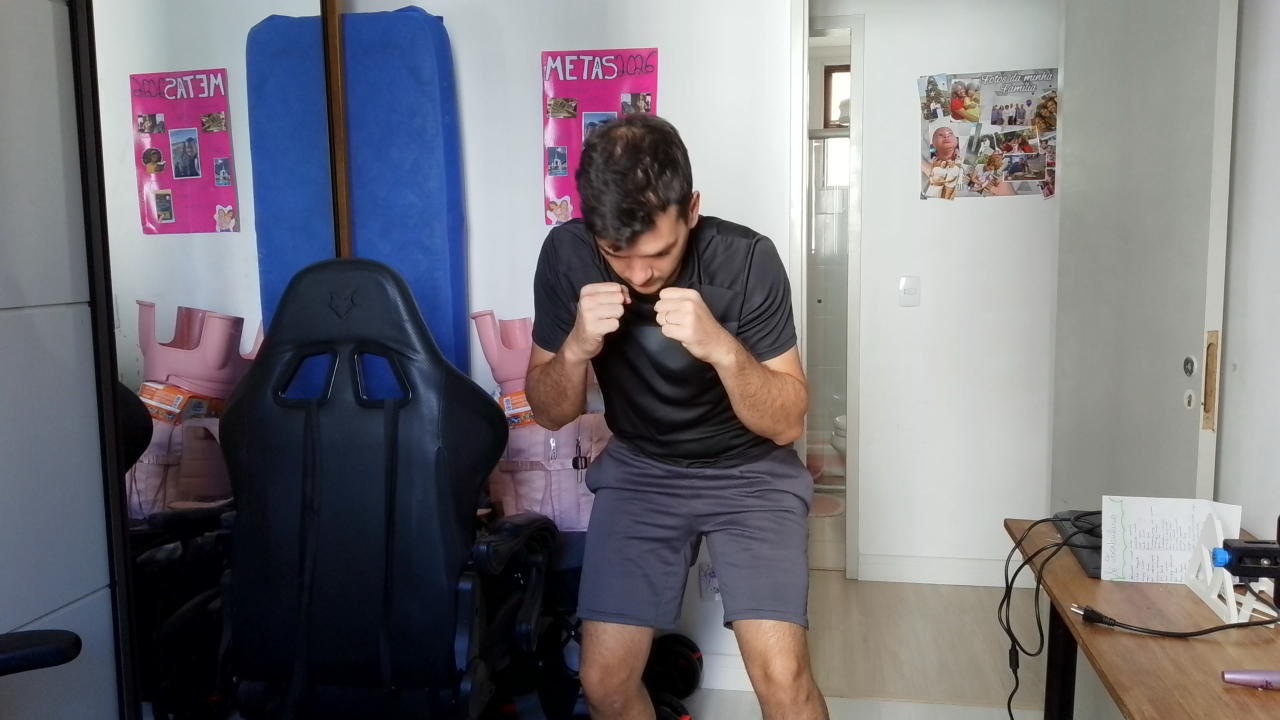
#> input picture src/benchmark_images/WIN_20260801_13_57_25_Pro.jpg, 3840 x 2160 px (shown at 1/3 size); its folder holds only this picture in this run
$ python test_live_visual.py
#> lines starting #> are read from the running program, lines starting #| are printed output that depends on the picture
"""Feed benchmark photos through the real /live webcam -> WS -> NLF -> avatar path.

The only in-memory HTML additions record diagnostics and set a frontal review
camera. No model, retargeting, live update, or filtering code is replaced.
"""
from pathlib import Path
import argparse, hashlib, json, time, sys
import cv2
from PIL import Image, ImageDraw, ImageOps
from playwright.sync_api import sync_playwright

HERE = Path(__file__).resolve().parent
ROOT = HERE.parents[2]
PHOTOS = sorted((ROOT / 'src/benchmark_images').glob('*.jpg'))
HOLD = 6
FPS = 30
sys.stdout.reconfigure(encoding='utf-8')

def make_camera(photos, directory):
    signature = hashlib.sha256(b''.join(p.read_bytes() for p in photos)).hexdigest()[:12]
    path = directory / f'benchmark_camera_{signature}.y4m'
    if path.exists():
        return path
    with path.open('wb') as f:
        f.write(f'YUV4MPEG2 W960 H540 F{FPS}:1 Ip A1:1 C420jpeg\n'.encode())
        for photo in photos:
            bgr = cv2.resize(cv2.imread(str(photo)), (960, 540), interpolation=cv2.INTER_AREA)
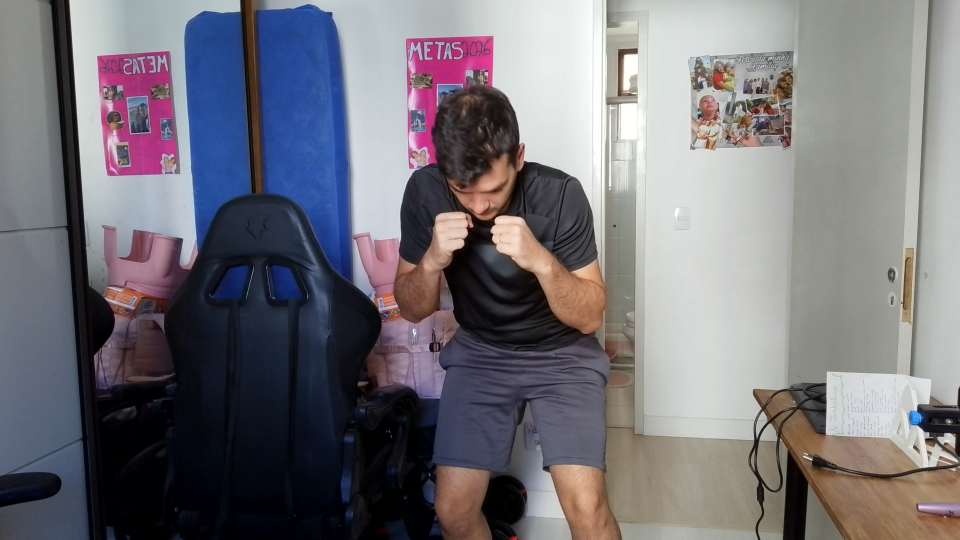
#> bgr: shape (540, 960, 3); mean B, G, R 121, 114.6, 117
            frame = cv2.cvtColor(bgr, cv2.COLOR_BGR2YUV_I420).tobytes()
            for _ in range(HOLD * FPS):
                f.write(b'FRAME\n')
                f.write(frame)
    return path

HOOK = r'''
    globalThis.__reviewFrames = [];
    globalThis.__reviewCapture = (data, seq, roundTrip) => {
      if (!avatarRig || !avatarMode) return;
      avatar.updateMatrixWorld(true);
      const bones = {};
      for (const [key, rest] of avatarRig.bones) {
        bones[key] = {q: rest.bone.getWorldQuaternion(new THREE.Quaternion()).toArray(),
                      p: rest.bone.getWorldPosition(new THREE.Vector3()).toArray()};
      }
      // Independent geometry: actual finger-bone locations, not solver target axes.
      const handGeometry = {};
      avatar.traverse(node => {
        if (!node.isBone) return;
        const name = node.name.toLowerCase().replace(/[^a-z0-9]/g, '');
        for (const side of ['left', 'right']) {
          for (const part of ['hand', 'handindex1', 'handpinky1']) {
            if (name.endsWith(side + part)) {
              handGeometry[side + '_' + part] = node.getWorldPosition(new THREE.Vector3()).toArray();
            }
          }
        }
      });
      globalThis.__reviewFrames.push({t: performance.now(), videoTime: camVideo.currentTime,
        seq, roundTrip, data, bones, handGeometry, view: lastNlfView.map(p=>Array.isArray(p)?p:p.toArray()), avatarId});
    };
    globalThis.__reviewCamera = (side=0) => {
      camera.position.set(side ? 2.8 : 0, 1.05, side ? 1.0 : 3.5);
      controls.target.set(0, 0.9, 0); controls.update();
    };
    globalThis.__reviewWarm = warmupNlf;
    globalThis.__reviewWsReady = () => nlfWs?.readyState === WebSocket.OPEN;
'''

def compare(photo, avatar, out, title):
    left = ImageOps.contain(Image.open(photo).convert('RGB'), (960, 540))
    right = ImageOps.contain(Image.open(avatar).convert('RGB'), (540, 540))
    canvas = Image.new('RGB', (1500, 582), (23, 27, 35))
    canvas.paste(left, ((960-left.width)//2, 42))
    canvas.paste(right, (960+(540-right.width)//2, 42))
    ImageDraw.Draw(canvas).text((14, 12), title + ' | Foto original (selfie) / avatar do /live', fill='white')
    canvas.save(out)

def main():
    ap = argparse.ArgumentParser()
    ap.add_argument('--avatar', default='boxeador')
    ap.add_argument('--limit', type=int, default=13)
    ap.add_argument('--port', type=int, default=8780)
    ap.add_argument('--wait-ws', action='store_true')
    ap.add_argument('--tag', default='')
    ap.add_argument('--images-dir', type=Path, default=ROOT/'src/benchmark_images')
    ap.add_argument('--output-dir', type=Path)
    ap.add_argument('--warmup-seconds', type=float, default=0)
    args = ap.parse_args()
    output = args.output_dir or HERE / (args.avatar + args.tag)
    output.mkdir(parents=True, exist_ok=True)
    photos = sorted(args.images_dir.glob('*.jpg'))[:args.limit]
    if not photos:
        raise ValueError(f'Nenhuma foto em {args.images_dir}')
    video = make_camera(photos, output)
    html = (ROOT/'viewer/live.html').read_text(encoding='utf-8')
    marker = '\n    let bootTimer = null;'
    assert marker in html
    html = html.replace(marker, '\n'+HOOK+marker, 1)
    capture_marker = '\n    }\n\n    let bootTimer = null;'
    # Capture at the end of applyNlfResult, immediately before the injected hook.
    before_hook = '\n    }\n\n'+HOOK
    assert before_hook in html
    html = html.replace(before_hook, '\n      globalThis.__reviewCapture?.(data, seq, roundTrip);\n    }\n\n'+HOOK, 1)
    errors = []
    with sync_playwright() as p:
        browser = p.chromium.launch(headless=True, args=[
            '--use-fake-ui-for-media-stream', '--use-fake-device-for-media-stream',
            f'--use-file-for-fake-video-capture={video}', '--autoplay-policy=no-user-gesture-required',
            '--enable-unsafe-swiftshader',
            '--disable-features=LocalNetworkAccessChecks',
            '--use-gl=angle', '--use-angle=d3d11',
        ])
        context = browser.new_context(viewport={'width':1600,'height':950}, permissions=['camera'],
                                      ignore_https_errors=True)
        page = context.new_page()
        page.on('pageerror', lambda e: errors.append(str(e)))
        page.on('console', lambda m: errors.append(m.text) if m.type=='error' else None)
        base=f'http://127.0.0.1:{args.port}'
        page.route(base+'/live', lambda route: route.fulfill(body=html, content_type='text/html'))
        page.goto(base+'/live', wait_until='domcontentloaded', timeout=60_000)
        page.wait_for_function('() => typeof poseLabDebug === "function"', timeout=90_000)
        print('PAGE READY', flush=True)
        page.locator('#btnPoseNlf').click()
        if args.avatar != 'boxeador':
            page.locator('#avatarSel').select_option(args.avatar)
            page.wait_for_function('() => !document.querySelector("#avatarSel").disabled',timeout=30_000)
        page.locator('#btnAvatar').click()
        page.wait_for_function('() => poseLabDebug().avatarMode', timeout=60_000)
        page.evaluate('() => __reviewCamera()')
        if args.wait_ws:
            page.evaluate('() => __reviewWarm()')
            page.wait_for_function('() => __reviewWsReady()', timeout=20_000)
        page.locator('#btnCam').click()
        print('CAMERA REQUESTED', flush=True)
        try:
            page.wait_for_function('() => poseLabDebug().running && __reviewFrames.length>0',timeout=120_000)
        except Exception:
            page.screenshot(path=str(output/'startup_failure.png'))
            (output/'startup_failure.json').write_text(json.dumps({'errors':errors,'debug':page.evaluate('() => poseLabDebug()')},indent=2))
            raise
        print('LIVE STARTED', args.avatar, page.evaluate('() => poseLabDebug()'), flush=True)
        cycle_start = 0
        if args.warmup_seconds:
            page.wait_for_function('(t) => camVideo.currentTime >= t',arg=args.warmup_seconds,timeout=int((args.warmup_seconds+30)*1000))
            current = page.evaluate('() => camVideo.currentTime')
            cycle_start = __import__('math').ceil(current/(HOLD*len(photos))) * HOLD * len(photos)
            print('SAME CONNECTION WARMED',current,'capture cycle',cycle_start,flush=True)
        summaries=[]
        for i, photo in enumerate(photos):
            wanted = cycle_start + i * HOLD + 4
            page.wait_for_function('(t) => document.querySelector("#camVideo").currentTime >= t', arg=wanted,timeout=60_000)
            page.wait_for_function('([i,n]) => __reviewFrames.length && Math.floor(__reviewFrames.at(-1).videoTime/6)%n === i',arg=[i,len(photos)],timeout=15_000)
            page.locator('#canvas3d').screenshot(path=str(output/f'{photo.stem}_avatar.png'))
            page.screenshot(path=str(output/f'{photo.stem}_live.png'))
            # The original photo is mirrored in the live UI; use the same view here.
            mirrored=output/f'{photo.stem}_selfie.jpg'
            ImageOps.mirror(Image.open(photo)).save(mirrored)
            compare(mirrored, output/f'{photo.stem}_avatar.png', output/f'{photo.stem}_compare.png',f'Benchmark {i+1:02d} - {args.avatar}')
            snapshot=page.evaluate('() => ({frame:__reviewFrames.at(-1),debug:poseLabDebug(),fps:document.querySelector("#fpsLabel").textContent,latency:document.querySelector("#deltaLabel").textContent,video:{w:camVideo.videoWidth,h:camVideo.videoHeight,t:camVideo.currentTime}})')
            summaries.append({'image':photo.name,**snapshot})
            print('CAPTURE', i+1, snapshot['fps'], snapshot['latency'], flush=True)
        page.locator('#btnCam').click()
        frames=page.evaluate('() => __reviewFrames')
        (output/'frames.json').write_text(json.dumps(frames),encoding='utf-8')
        (output/'summary.json').write_text(json.dumps({'avatar':args.avatar,'source_sha256':hashlib.sha256((ROOT/'viewer/live.html').read_bytes()).hexdigest(),'solver_sha256':hashlib.sha256((ROOT/'viewer/mikapo_mixamo_solver.js').read_bytes()).hexdigest(),'input_images':[{'image':p.name,'sha256':hashlib.sha256(p.read_bytes()).hexdigest()} for p in photos],'hold_seconds':HOLD,'fake_camera_fps':FPS,'capture_cycle_start':cycle_start,'frames':len(frames),'captures':summaries,'browser_errors':errors},indent=2),encoding='utf-8')
        browser.close()
    print('DONE', output, len(frames), 'frames', flush=True)

if __name__=='__main__':
#> (the run stopped early here; a loop or call above may not have finished)

$ run again, on src/benchmark_images/WIN_20260801_13_57_50_Pro.jpg
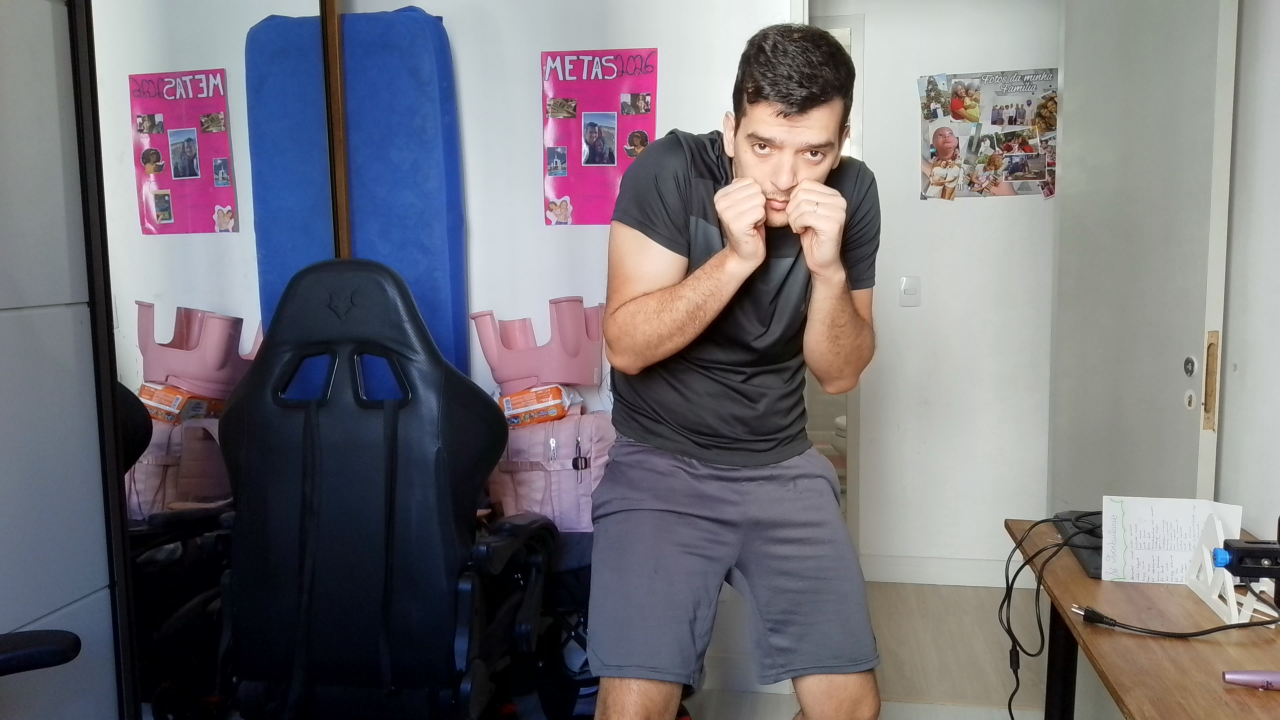
#> input picture src/benchmark_images/WIN_20260801_13_57_50_Pro.jpg, 3840 x 2160 px (shown at 1/3 size)
#> in make_camera, `bgr = cv2.resize(cv2.imread(str(photo)), (960, 540), interpolation=cv2..`:
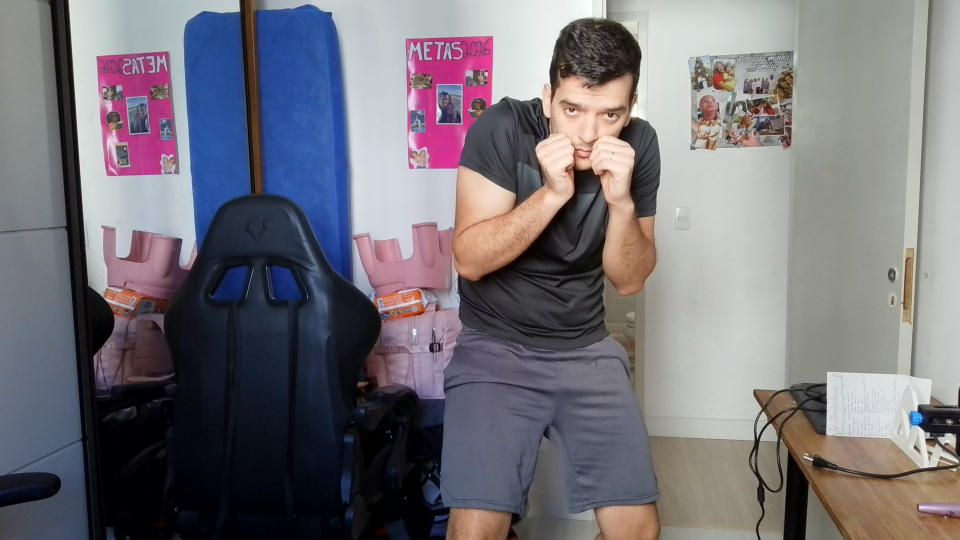
#> bgr: shape (540, 960, 3); mean B, G, R 120.4, 113.9, 116.9

$ run again, on src/benchmark_images/WIN_20260801_13_57_30_Pro.jpg
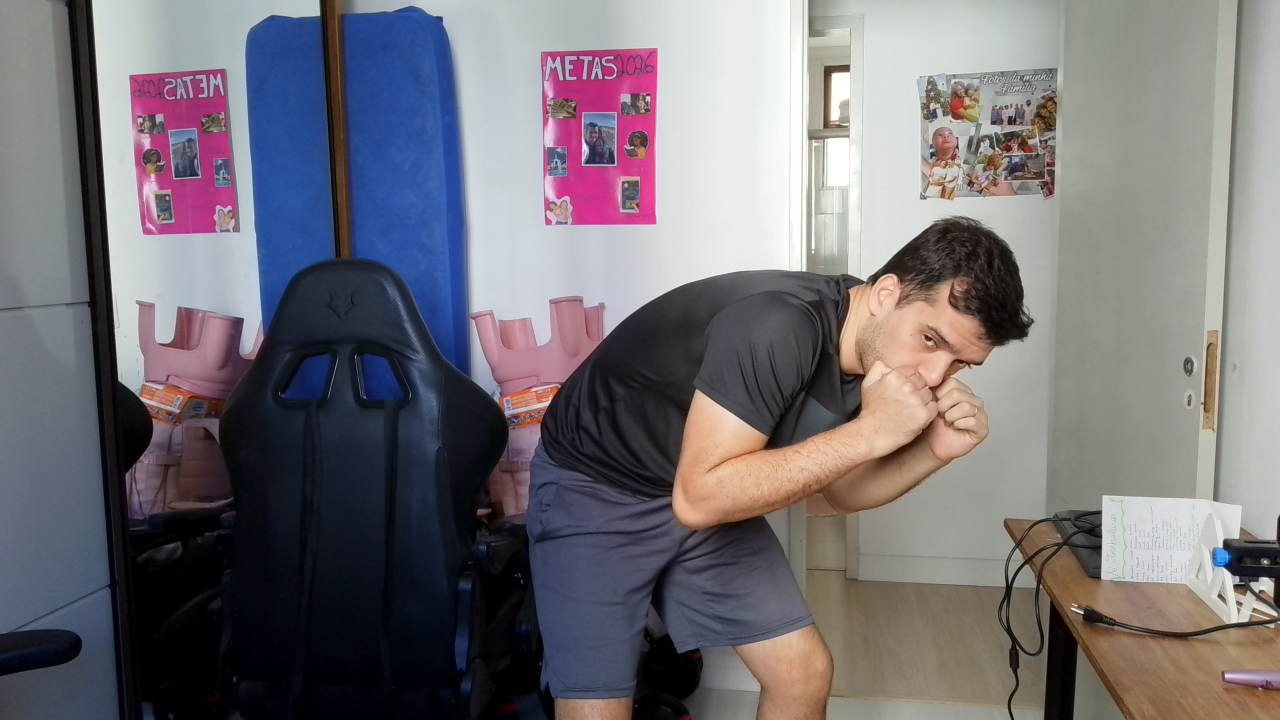
#> input picture src/benchmark_images/WIN_20260801_13_57_30_Pro.jpg, 3840 x 2160 px (shown at 1/3 size)
#> in make_camera, `bgr = cv2.resize(cv2.imread(str(photo)), (960, 540), interpolation=cv2..`:
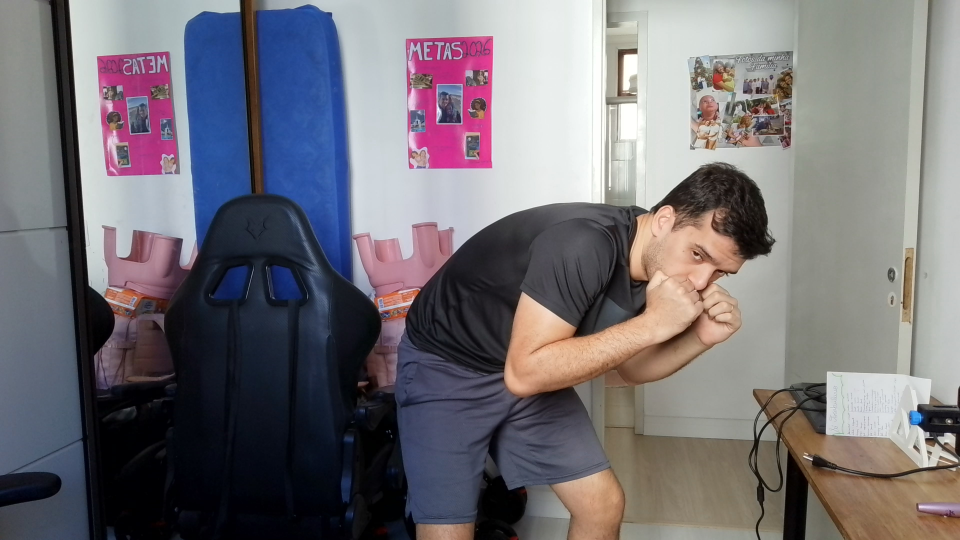
#> bgr: shape (540, 960, 3); mean B, G, R 118.4, 113, 116.7
